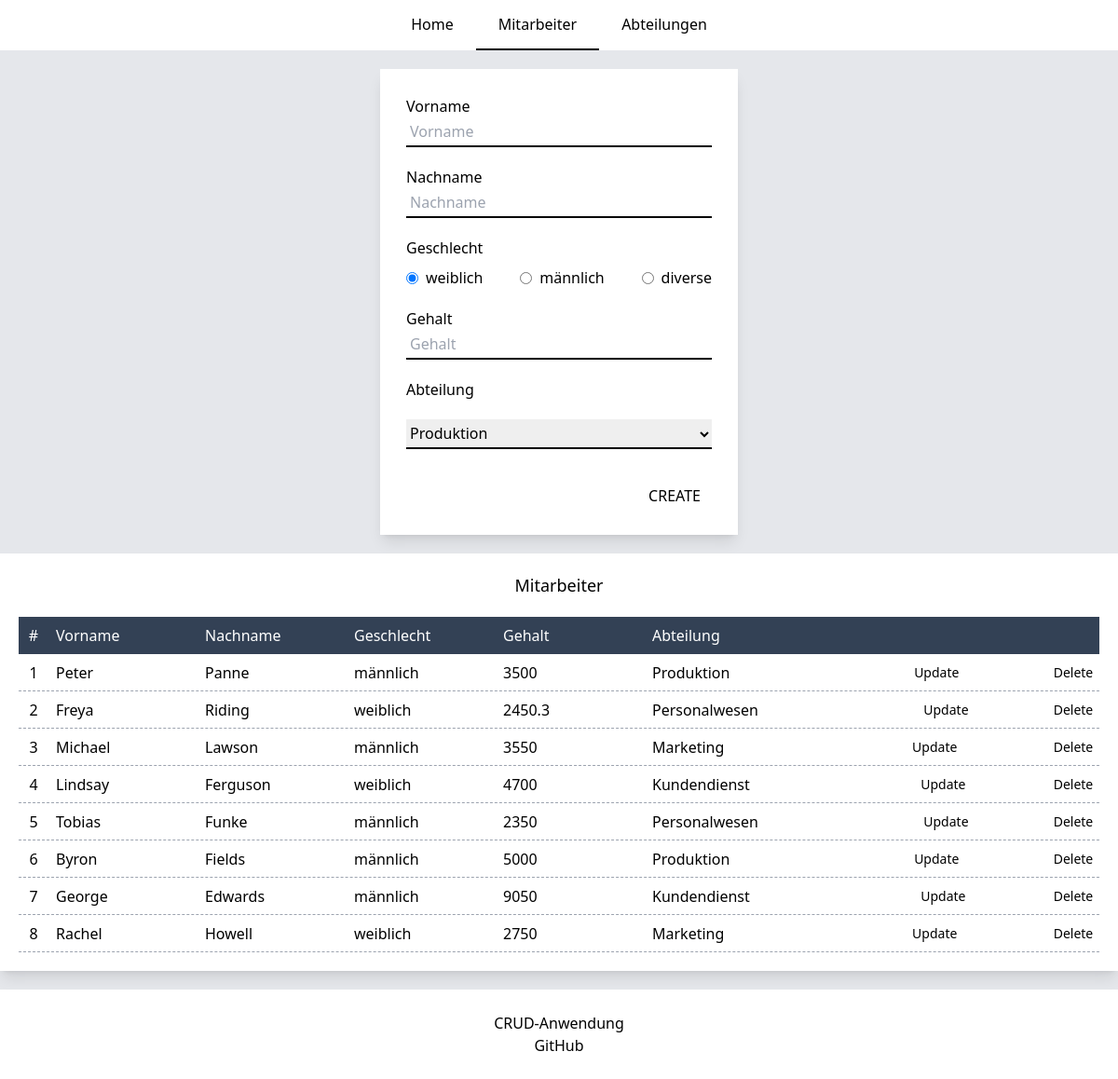
/?action=employees, run on the app's committed database.
### tables this page shows
create table genders (
                         id int primary key auto_increment,
                         gender varchar(10) not null
);

create table employees (
                           id int primary key auto_increment,
                           firstname varchar(45) not null,
                           lastname varchar(45) not null,
                           gender_id int,
                           salary  double not null,
                           department_id int,
                           FOREIGN KEY(department_id) REFERENCES departments(id)
                               ON DELETE SET NULL
                               ON UPDATE SET NULL,
                           FOREIGN KEY(gender_id) REFERENCES genders(id)
                               ON DELETE SET NULL
                               ON UPDATE SET NULL,
                           CONSTRAINT UC_Employee UNIQUE (firstname,lastname)
);

create table departments (
                             id int primary key auto_increment,
                             name varchar(45) not null,
                             UNIQUE (name)
);

### classes/GlobalClass.php (called while the page is built, shortened)
<?php
require_once "service/DBApi.php";
abstract class GlobalClass
{
    private DBApi $api;
    private string $tableName;
    protected function __construct(string $tableName, DBApi $api){
        $this->api = $api;
        $this->tableName = $tableName;
    }
    public function getAllDepartments(): array
    {
        return $this->api->getAll($this->tableName);
    }
    public function getAllEmployees(): array
    {
        return $this->api->getEmployeesWithPK($this->tableName);
    }
    public function getAllGenders(): array
    {
        return $this->api->getGendersWithPK($this->tableName);
    }
}

### service/DBConfig.php (called while the page is built, shortened)
<?php
class DBConfig
{
    private static object $dbh;
    public static function connect(): object
    {
        if (!isset(self::$dbh)){
            try {
                self::$dbh = new mysqli(
                    DB_SERVER,
                    DB_USERNAME,
                    DB_PASSWORD,
                    DB_NAME);
            } catch (Exception $error) {
                onError($error);
                die();
            }
        }
        return self::$dbh;
    }
}

### service/DBApi.php (called while the page is built, shortened)
<?php
require_once "DBConfig.php";
class DBApi
{
    public function getAll($table): array
    {
        $results = [];
        try {
            $query = "SELECT * FROM $table ORDER BY id ASC";
            $result = DBConfig::connect()->query($query);
            for ($results = array(); $row = $result->fetch_assoc(); $results[] = $row) ;
        } catch (Exception $error) {
            onError($error);
        }
        return $results;
    }
    public function getEmployeesWithPK($table): array
    {
        $results = [];
        try {
            $query = "SELECT $table.id, firstname, lastname, salary, gender, name
                    FROM $table
                    LEFT JOIN departments d on d.id = $table.department_id
                    LEFT JOIN genders g on g.id = $table.gender_id
                    GROUP BY $table.id";
            $result = DBConfig::connect()->query($query);
            for ($results = array(); $row = $result->fetch_assoc(); $results[] = $row) ;
        } catch (Exception $error) {
            onError($error);
        }
        return $results;
    }
    public function getGendersWithPK($table): array
    {
        $results = [];
        try {
            $query = "SELECT $table.id, gender FROM $table
                        LEFT JOIN employees e on e.gender_id = $table.id
                        GROUP BY $table.id";
            $result = DBConfig::connect()->query($query);
            for ($results = array(); $row = $result->fetch_assoc(); $results[] = $row) ;
        } catch (Exception $error) {
            onError($error);
        }
        return $results;
    }
}

### classes/Gender.php (called while the page is built, shortened)
<?php
require_once "GlobalClass.php";
class Gender extends GlobalClass {
    public function getGenders(): array
    {
        return $this->getAllGenders();
    }
}

### classes/Department.php (called while the page is built, shortened)
<?php
require_once "GlobalClass.php";
class Department extends GlobalClass {
    public function getDepartments(): array
    {
       return $this->getAllDepartments();
    }
}

### classes/views/EmployeePage.php (the view, shortened to what this page needs)
<?php
require_once "classes/views/Modules.php";
class EmployeePage extends Modules{
    private string $id;
    protected array $errors;
    protected array $values;
    public function __construct($api, $errors=[], $id = false, $values=[]){
        $this->id = $id;
        $this->errors = $errors;
        $this->values = $values;
    }
    protected function getTop(): string
    {
        return $this->showEmployeeForm();
    }
    protected function getMiddle(): string
    {
        return $this->showEmployeesTable();
    }
    private function showEmployeeForm(): string
    {
        $html =  '
            <div class="md:w-96 sm:w-96 w-full mx-auto p-7 mb-5 bg-white shadow-lg shadow-black-500/50">
                <form class="flex flex-col box-border" action="index.php" method="post">';
        $html .= $this->getInput('Vorname', 'firstname');
        $html .= $this->getInput('Nachname', 'lastname');
        $html .= $this->getGenderRadio($this->id, $this->values);
        $html .= $this->getInput('Gehalt', 'salary');
        $html .= $this->getDepartmentsSelect();
        $html .= $this->getButtons($this->id);
        $html .= '       </form>
            </div>
        ';
        return $html;
    }
    public function showEmployeesTable(): string
    {
        $employees = $this->employee->getAllEmployees();
        $html = '
            <div class="
                    w-full xl:w-4/6
                    mx-auto
                    mb-5
                    p-7 sm:p-5
                    bg-white
                    shadow-lg shadow-black-500/50
                ">
                <h2 class="mb-5 text-center text-lg">Mitarbeiter</h2>
                <ul>
                    <li class="flex content-center h-10 text-white bg-slate-700">
                        <span class="
                            flex self-center justify-center
                            w-8
                            ">#</span>
                        <span class="
                            flex self-center
                            basis-40 pl-2
                            hidden md:flex
                        ">Vorname</span>
                        <span class="
                            flex self-center
                            basis-40 pl-2
                        ">Nachname</span>
                        <span class="
                            flex self-center
                            basis-40 pl-2
                            hidden lg:flex
                        ">Geschlecht</span>
                        <span class="
                            flex self-center
                            basis-40 pl-2
                            hidden sm:flex
                        ">Gehalt</span>
                        <span class="
                            flex self-center
                            grow pl-2
                            text-transparent sm:text-white
                            basis-40 md:basis-80
                        ">Abteilung</span>
                    </li>
        ';
        foreach ($employees as $i=>$employee) {
            $html .= '
                    <li class="flex h-10 border-b border-gray-400 border-dashed">
                        <span class="
                            flex self-center justify-center
                            w-8
                        ">' . ++$i . '</span>
                        <span class="
                            flex self-center
                            pl-2
                            basis-40
                            hidden md:flex
                        ">' . $employee['firstname'] .  '</span>
                        <span class="
                            flex self-center
                            pl-2
                            basis-40
                        ">' . $employee['lastname'] .  '</span>
                        <span class="
                            flex self-center
                            pl-2
                            basis-40
                            hidden lg:flex
                        ">' . $employee['gender'] .  '</span>
                        <span class="
                            flex self-center
                            pl-2
                            basis-40
                            hidden sm:flex
                        ">' . $employee['salary'] .  '</span>
                        <div class="
                            flex self-center
                            sm:justify-start
                            grow
                            basis-40 md:basis-80
                            pl-2
                        ">
                            <span class="mr-auto hidden sm:flex">' . $employee['name'] .  '</span>
                            <button
                                id="showUpdateEmp"
                                class="
                                    w-12 mr-1 sm:ml-auto mr-auto
                                    bg-white hover:underline text-sm
                                "
                                type="button"
                                name="action"
                                data-id="' . $employee['id'] . '"
                            >Update
                            </button>
                            <button
                                id="deleteEmp"
                                class="
                                    w-12 mr-1
                                    bg-white hover:underline text-sm
                                "
                                type="button"
                                name="action"
                                data-id="' . $employee['id'] . '"
                            >Delete
                            </button>
                        </div>
                    </li>';
        }
        $html .= '</ul></div>';
        return $html;
    }
    private function getInput($label, $type): string
    {
        $html =  '<label for="' . $type . '" class="block text-md font-medium">' . $label . '</label>
                    <input
                            id="$type" type="text"
                            name="' . $type . '"
                            class="border-b-2 border-black px-1 mb-5 h-8 focus:outline-none"
                            placeholder="' . $label . '"';
        $html .= $this->getInputValue($this->id, $this->values, $type);
        $html .= $this->isError($this->errors,$type);
        return $html;
    }
    private function getGenderRadio($id, $values): string
    {
        $type = 'gender_id';
        $html ='<label for="gender" class="block text-md font-medium">Geschlecht</label>';
        $genders = '';
        if (strlen($id) !== 0 && count($values) === 0){
            $html .= $this->getGendersRadio($genders);
        } elseif (strlen($id) === 0 && count($values) !== 0) {
            $html .= $this->getGendersRadio($values[$type]);
        } elseif (strlen($id) !== 0 && count($values) !== 0) {
            $html .= $this->getGendersRadio($values[$type]);
        } else {
            $html .= $values[$type] ?? "<input type='hidden' name='gender_id'>";
            $html .= $this->getGendersRadio();
        }
        $html .= $this->isError($this->errors, $type);
        return $html;
    }
    private function getDepartmentsSelect(): string
    {
        $departments = $this->department->getDepartments();
        $html ='<label for="department" class="block text-md mb-5 font-medium">Abteilung</label>
                    <select
                            name="department_id"
                            class="border-b-2 border-black mb-5 h-8 focus:outline-none"
                    >
        ';
        foreach ($departments as $department) {
            $html .= '<option value="'. $department['id'] . '"';
            $departmentId = '';
            if (strlen($this->id) !== 0 && $department['id'] === $departmentId) {
                $html .= 'selected>';
            } else $html .= '>';
            $html .= $department['name'] . '</option>';
        }
        return $html;
    }
    private function getButtons($id): string
    {
        $html = '';
        $employeeId = '';
        if (strlen($id) !== 0){
            $html .= '</select>
                    <input type="hidden" name="id" value="' . $employeeId . '">
                    <button class="w-20 h-7 mt-4 bg-white self-end font-medium uppercase hover:underline hover:underline-offset-4" type="submit" name="action" value="updateEmp">Update
                    </button>';
        } else $html .= '</select>
                    <button class="w-20 h-7 mt-4 bg-white self-end font-medium uppercase hover:underline hover:underline-offset-4" type="submit" name="action" value="createEmp">Create
                    </button>';
        return $html;
    }
    private function getInputValue($id, $values, $type): string
    {
        $html = '';
        $value = '';
        if (strlen($id) !== 0 && count($values) === 0){
            $html .= 'value="'. $value . '">';
        } elseif (strlen($id) === 0 && count($values) !== 0) {
            $html .= 'value="'. $values[$type] . '">';
        } elseif (strlen($id) !== 0 && count($values) !== 0) {
            $html .= 'value="' . $values[$type] . '">';
        } else {
            $html .=   '>';
        }
        return $html;
    }
    private function getGendersRadio($value = null): string
    {
        $GenderType = array(
            'Female' => 1,
            'Male' => 2,
            'Diverse' => 3,
        );
        if (!isset($value)) {
            $value = $GenderType['Female'];
        }
        $genders = $this->gender->getGenders();
        $html = "<div class='flex mt-2 mb-5 justify-between'>";
        foreach ($genders as $gender) {
            $html .= "<div class='flex items-center'>";
            $html .= "<input id='" . $gender['gender'] . "' type='radio' name='gender_id' value='" . $gender['id'] . "'";
            $html .= " class='mr-2'";
            if ($value == $gender['id']) {
                $html .= "checked";
            }
            $html .= ">";
            $html .= "<label for='" . $gender['gender'] . "'>" . $gender['gender'] . "</label>";
            $html .= "</div>";
        }
        $html .= "</div>";
        return $html;
    }
}

### data on the page
genders: gender "weiblich"
genders: gender "männlich"
genders: gender "diverse"
employees: firstname "Peter", lastname "Panne", gender.gender "männlich", salary "3500", department.name "Produktion"
employees: firstname "Freya", lastname "Riding", gender.gender "weiblich", salary "2450.3", department.name "Personalwesen"
employees: firstname "Michael", lastname "Lawson", gender.gender "männlich", salary "3550", department.name "Marketing"
employees: firstname "Lindsay", lastname "Ferguson", gender.gender "weiblich", salary "4700", department.name "Kundendienst"
employees: firstname "Tobias", lastname "Funke", gender.gender "männlich", salary "2350", department.name "Personalwesen"
employees: firstname "Byron", lastname "Fields", gender.gender "männlich", salary "5000", department.name "Produktion"
employees: firstname "George", lastname "Edwards", gender.gender "männlich", salary "9050", department.name "Kundendienst"
employees: firstname "Rachel", lastname "Howell", gender.gender "weiblich", salary "2750", department.name "Marketing"

### other printed values
$label "Vorname Nachname Gehalt"
form field department_id "Produktion"
